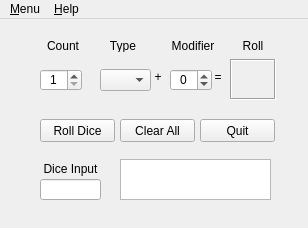
<?xml version="1.0" encoding="UTF-8"?>
<ui version="4.0">
 <class>MainWindow</class>
 <widget class="QMainWindow" name="MainWindow">
  <property name="geometry">
   <rect>
    <x>0</x>
    <y>0</y>
    <width>308</width>
    <height>228</height>
   </rect>
  </property>
  <property name="minimumSize">
   <size>
    <width>308</width>
    <height>228</height>
   </size>
  </property>
  <property name="maximumSize">
   <size>
    <width>308</width>
    <height>228</height>
   </size>
  </property>
  <property name="windowTitle">
   <string>Dice Roll</string>
  </property>
  <property name="windowIcon">
   <iconset resource="resources.qrc">
    <normaloff>:/icons/die</normaloff>:/icons/die</iconset>
  </property>
  <widget class="QWidget" name="centralwidget">
   <widget class="QSpinBox" name="diceCount">
    <property name="geometry">
     <rect>
      <x>40</x>
      <y>50</y>
      <width>42</width>
      <height>22</height>
     </rect>
    </property>
    <property name="toolTip">
     <string>Dice count</string>
    </property>
    <property name="alignment">
     <set>Qt::AlignCenter</set>
    </property>
    <property name="minimum">
     <number>1</number>
    </property>
    <property name="maximum">
     <number>9</number>
    </property>
   </widget>
   <widget class="QSpinBox" name="diceDM">
    <property name="geometry">
     <rect>
      <x>170</x>
      <y>50</y>
      <width>42</width>
      <height>22</height>
     </rect>
    </property>
    <property name="toolTip">
     <string>Dice modifier</string>
    </property>
    <property name="alignment">
     <set>Qt::AlignCenter</set>
    </property>
    <property name="minimum">
     <number>-9</number>
    </property>
    <property name="maximum">
     <number>9</number>
    </property>
   </widget>
   <widget class="QComboBox" name="diceType">
    <property name="geometry">
     <rect>
      <x>100</x>
      <y>50</y>
      <width>51</width>
      <height>22</height>
     </rect>
    </property>
    <property name="toolTip">
     <string>Dice type</string>
    </property>
    <property name="maxVisibleItems">
     <number>9</number>
    </property>
    <property name="maxCount">
     <number>9</number>
    </property>
   </widget>
   <widget class="QLabel" name="label">
    <property name="geometry">
     <rect>
      <x>150</x>
      <y>50</y>
      <width>16</width>
      <height>16</height>
     </rect>
    </property>
    <property name="text">
     <string>+</string>
    </property>
    <property name="alignment">
     <set>Qt::AlignCenter</set>
    </property>
   </widget>
   <widget class="QLabel" name="label_2">
    <property name="geometry">
     <rect>
      <x>210</x>
      <y>50</y>
      <width>16</width>
      <height>16</height>
     </rect>
    </property>
    <property name="text">
     <string>=</string>
    </property>
    <property name="alignment">
     <set>Qt::AlignCenter</set>
    </property>
   </widget>
   <widget class="QLabel" name="diceRoll">
    <property name="geometry">
     <rect>
      <x>230</x>
      <y>40</y>
      <width>46</width>
      <height>41</height>
     </rect>
    </property>
    <property name="font">
     <font>
      <family>Arial Rounded MT Bold</family>
      <pointsize>20</pointsize>
      <weight>75</weight>
      <italic>false</italic>
      <bold>true</bold>
     </font>
    </property>
    <property name="toolTip">
     <string>Roll result</string>
    </property>
    <property name="frameShape">
     <enum>QFrame::Box</enum>
    </property>
    <property name="frameShadow">
     <enum>QFrame::Sunken</enum>
    </property>
    <property name="text">
     <string/>
    </property>
    <property name="alignment">
     <set>Qt::AlignCenter</set>
    </property>
   </widget>
   <widget class="QLabel" name="countLabel">
    <property name="geometry">
     <rect>
      <x>40</x>
      <y>20</y>
      <width>46</width>
      <height>13</height>
     </rect>
    </property>
    <property name="text">
     <string>Count</string>
    </property>
    <property name="alignment">
     <set>Qt::AlignCenter</set>
    </property>
   </widget>
   <widget class="QLabel" name="typeLabel">
    <property name="geometry">
     <rect>
      <x>100</x>
      <y>20</y>
      <width>46</width>
      <height>13</height>
     </rect>
    </property>
    <property name="text">
     <string>Type</string>
    </property>
    <property name="alignment">
     <set>Qt::AlignCenter</set>
    </property>
   </widget>
   <widget class="QLabel" name="dmLabel">
    <property name="geometry">
     <rect>
      <x>170</x>
      <y>20</y>
      <width>46</width>
      <height>13</height>
     </rect>
    </property>
    <property name="text">
     <string>Modifier</string>
    </property>
    <property name="alignment">
     <set>Qt::AlignCenter</set>
    </property>
   </widget>
   <widget class="QLabel" name="rollLabel">
    <property name="geometry">
     <rect>
      <x>230</x>
      <y>20</y>
      <width>46</width>
      <height>13</height>
     </rect>
    </property>
    <property name="text">
     <string>Roll</string>
    </property>
    <property name="alignment">
     <set>Qt::AlignCenter</set>
    </property>
   </widget>
   <widget class="QPushButton" name="rollButton">
    <property name="geometry">
     <rect>
      <x>40</x>
      <y>100</y>
      <width>75</width>
      <height>23</height>
     </rect>
    </property>
    <property name="toolTip">
     <string>Roll the dice</string>
    </property>
    <property name="text">
     <string>Roll Dice</string>
    </property>
   </widget>
   <widget class="QPushButton" name="clearButton">
    <property name="geometry">
     <rect>
      <x>120</x>
      <y>100</y>
      <width>75</width>
      <height>23</height>
     </rect>
    </property>
    <property name="toolTip">
     <string>Clear all fields</string>
    </property>
    <property name="text">
     <string>Clear All</string>
    </property>
   </widget>
   <widget class="QPushButton" name="quitButton">
    <property name="geometry">
     <rect>
      <x>200</x>
      <y>100</y>
      <width>75</width>
      <height>23</height>
     </rect>
    </property>
    <property name="toolTip">
     <string>Quit this program</string>
    </property>
    <property name="text">
     <string>Quit</string>
    </property>
   </widget>
   <widget class="QTextBrowser" name="rollBrowser">
    <property name="geometry">
     <rect>
      <x>120</x>
      <y>140</y>
      <width>151</width>
      <height>41</height>
     </rect>
    </property>
    <property name="toolTip">
     <string>Roll History</string>
    </property>
   </widget>
   <widget class="QLineEdit" name="rollInput">
    <property name="geometry">
     <rect>
      <x>40</x>
      <y>160</y>
      <width>61</width>
      <height>21</height>
     </rect>
    </property>
    <property name="font">
     <font>
      <family>MS Shell Dlg 2</family>
      <pointsize>8</pointsize>
      <weight>50</weight>
      <bold>false</bold>
     </font>
    </property>
    <property name="toolTip">
     <string>Enter a Roll</string>
    </property>
   </widget>
   <widget class="QLabel" name="diceinputLabel">
    <property name="geometry">
     <rect>
      <x>40</x>
      <y>140</y>
      <width>61</width>
      <height>20</height>
     </rect>
    </property>
    <property name="text">
     <string>Dice Input</string>
    </property>
    <property name="alignment">
     <set>Qt::AlignCenter</set>
    </property>
   </widget>
  </widget>
  <widget class="QMenuBar" name="menubar">
   <property name="geometry">
    <rect>
     <x>0</x>
     <y>0</y>
     <width>308</width>
     <height>21</height>
    </rect>
   </property>
   <widget class="QMenu" name="menuMenu">
    <property name="title">
     <string>&amp;Menu</string>
    </property>
    <addaction name="actionRoll_Dice"/>
    <addaction name="actionClear_All"/>
    <addaction name="separator"/>
    <addaction name="actionQuit"/>
   </widget>
   <widget class="QMenu" name="menuHelp">
    <property name="title">
     <string>&amp;Help</string>
    </property>
    <addaction name="actionAbout_Dice_Roll"/>
   </widget>
   <addaction name="menuMenu"/>
   <addaction name="menuHelp"/>
  </widget>
  <widget class="QStatusBar" name="statusbar">
   <property name="sizeGripEnabled">
    <bool>false</bool>
   </property>
  </widget>
  <action name="actionRoll_Dice">
   <property name="icon">
    <iconset resource="resources.qrc">
     <normaloff>:/icons/die</normaloff>:/icons/die</iconset>
   </property>
   <property name="text">
    <string>&amp;Roll Dice</string>
   </property>
   <property name="statusTip">
    <string>Roll the dice</string>
   </property>
  </action>
  <action name="actionClear_All">
   <property name="text">
    <string>&amp;Clear All</string>
   </property>
   <property name="statusTip">
    <string>Clear all fields</string>
   </property>
  </action>
  <action name="actionQuit">
   <property name="text">
    <string>&amp;Quit</string>
   </property>
   <property name="statusTip">
    <string>Quit this program</string>
   </property>
  </action>
  <action name="actionAbout_Dice_Roll">
   <property name="text">
    <string>&amp;About Dice Roll</string>
   </property>
   <property name="statusTip">
    <string>About Dice Roll</string>
   </property>
  </action>
 </widget>
 <tabstops>
  <tabstop>diceCount</tabstop>
  <tabstop>diceType</tabstop>
  <tabstop>diceDM</tabstop>
  <tabstop>rollButton</tabstop>
  <tabstop>clearButton</tabstop>
  <tabstop>quitButton</tabstop>
  <tabstop>rollInput</tabstop>
  <tabstop>rollBrowser</tabstop>
 </tabstops>
 <resources>
  <include location="resources.qrc"/>
 </resources>
 <connections/>
</ui>
